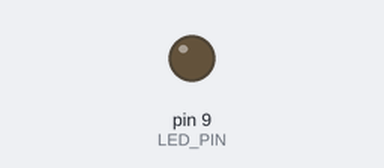
Bench run of a sketch on a simulated Arduino Uno, built with avr-gcc and run on an emulated ATmega328P. On the bench: output pins drawn as LEDs (lit = HIGH).

Above: at 0.05 s.
At 2.0 s:
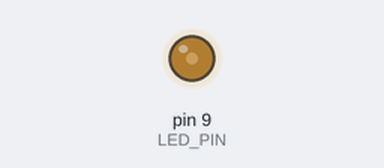
At 3.0 s:
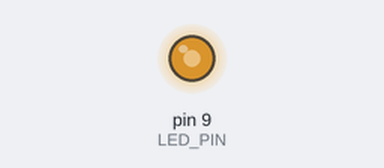
At 4.0 s:
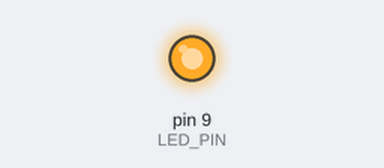
Timing chart, 0 to 5.2 s (numbered marks = the images above):
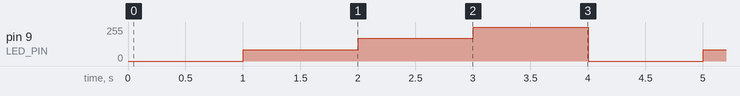

The sketch:

Project2.ino
```cpp
#define LED_PIN 9

void setup() {
  pinMode(LED_PIN, OUTPUT);
}

void loop() {
  analogWrite(LED_PIN, 0);
  delay(1000);
  analogWrite(LED_PIN, 85);
  delay(1000);
  analogWrite(LED_PIN, 170);
  delay(1000);
  digitalWrite(LED_PIN, 255);
  delay(1000);
}
```

Measured:
- by itself, pin 9 (LED_PIN): repeats every 4.0 s: 170/255 1.0 s, 255/255 1.0 s, 0/255 1.0 s, 85/255 1.0 s
